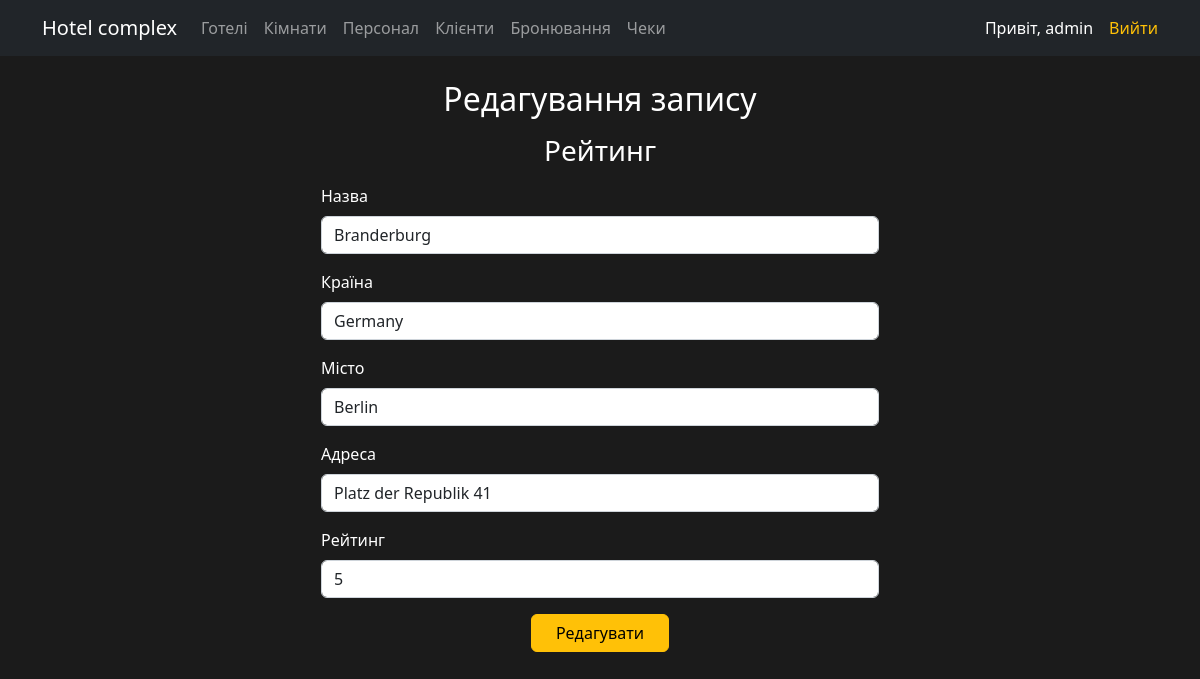
Page /Hotelcomplex/edit.php?table=hotel&id=3 (signed in) on the committed database.
### tables this page shows
CREATE TABLE `hotel` (
  `id` bigint UNSIGNED NOT NULL,
  `name` varchar(20) NOT NULL,
  `country` varchar(30) NOT NULL,
  `city` varchar(30) NOT NULL,
  `address` varchar(30) NOT NULL,
  `star_rating` int UNSIGNED NOT NULL
);

### Hotelcomplex/includes/connection.php (called while the page is built, shortened)
<?php
function _switch($table) {
    switch ($table) {
        case 'hotel':
            $name = 'Таблиця готелів';
            $cols = ['ID', 'Назва', 'Країна', "Місто", "Адреса", "Рейтинг"];
            $n_cols = [
                'id' => $cols[0],
                'name' => $cols[1],
                'country' => $cols[2],
                'city' => $cols[3],
                'address' => $cols[4],
                'star_rating' => $cols[5]
            ];
            break;
    }
    return [
        'name'   => $name,
        'cols'   => $cols,
        'n_cols' => $n_cols
    ];
}

### Hotelcomplex/edit.php (the view, shortened to what this page needs)
<?php
require_once("includes/connection.php");
if (!empty($_POST)) {
    $table = htmlspecialchars($_POST['table']);
    $id = filter_var($_POST['id'], FILTER_SANITIZE_NUMBER_INT);
    if (!filter_var($id, FILTER_VALIDATE_INT)) {
        exit('Помилка з айді!');
    }
    extract(_switch($table));
    foreach ($n_cols as $col => $a) {
        $col_name = $col;
        break;
    }
    $i = 0;
    $_data = [];
    foreach ($_POST as $key => $data) {
        if ($i > 1) {
            $_data[$i - 2] = $data;
        }
        $i++;
    }
    $sql = "UPDATE `$table` SET ";
    $i = 0;
    foreach ($n_cols as $col => $a) {
        if ($i != 0) {
            if ($i > 1) {
                $sql .= ", ";
            }
            $sql .= "`" . $col . "` = '" . $_data[$i - 1] . "'";
        }
        $i++;
    }
    $sql .= " WHERE `$col_name` = '$id'";
    mysqli_query($con, $sql);
    msg('Запис успішно змінено!', false);
    header('Location: /?table=' . $table);
} else if ($_GET["table"] != "" && $_GET["id"] != "") {
    $table = htmlspecialchars($_GET['table']);
    $id = filter_var($_GET['id'], FILTER_SANITIZE_NUMBER_INT);
    extract(_switch($table));
    require 'includes/header.php';
    foreach ($n_cols as $col => $a) {
        $col_name = $col;
        break;
    }
    $data = mysqli_query($con, "SELECT * FROM `$table` WHERE `$table`.`$col_name` = '$id'");
    $data = mysqli_fetch_row($data);
    $_data = [];
    $i = 0;
    foreach ($n_cols as $col => $name) {
        $_data[$col] = $data[$i];
        $i++;
    }
?>
    <div class="container mregister">
        <div id="login" class="text-white">
            <h2 class="pt-4 text-center">Редагування запису</h2>
            <h3 class="py-2 text-center"><?= $name ?></h3>
            <form class="w-50 mx-auto" action="edit.php" id="loginform" method="post" name="loginform">
                <?php $i = 0; ?>
                <?php foreach ($_data as $key => $data) : ?>
                    <?php if ($i != 0) : ?>
                        <?php
                            $type = 'text';
                        ?>
                        <label class="form-label" for="<?= $key ?>"><?= $n_cols[$key] ?></label>
                        <input class="form-control mb-3" id="<?= $key ?>" name="<?= $key ?>" size="20" type="<?= $type ?>" value="<?= htmlspecialchars($data) ?>" required>
                    <?php endif; ?>
                    <?php $i++; ?>
                <?php endforeach; ?>
                <input class="btn btn-warning d-block mx-auto mb-5 mt-2 px-4 " type="submit" value="Редагувати">
            </form>
        </div>
    </div>
<?php
    require 'includes/footer.php';
} else {
    header('Location: /');
}

### Hotelcomplex/css/style.css (style rules this page uses)
body { background-color: rgb(27, 27, 27); color: #fff; }

### rows in the picture
hotel: name "Branderburg", country "Germany", city "Berlin", address "Platz der Republik 41", star_rating "5"

### other values in the picture
$_SESSION['user'][0] "admin"
$name "Рейтинг"
$n_cols[$key] "Назва"
$n_cols[$key] "Країна"
$n_cols[$key] "Місто"
$n_cols[$key] "Адреса"
$n_cols[$key] "Рейтинг"
